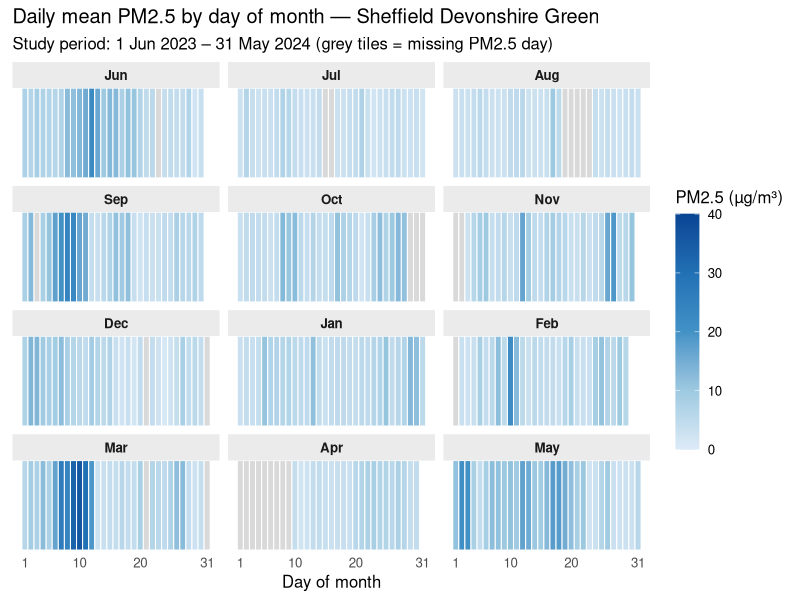
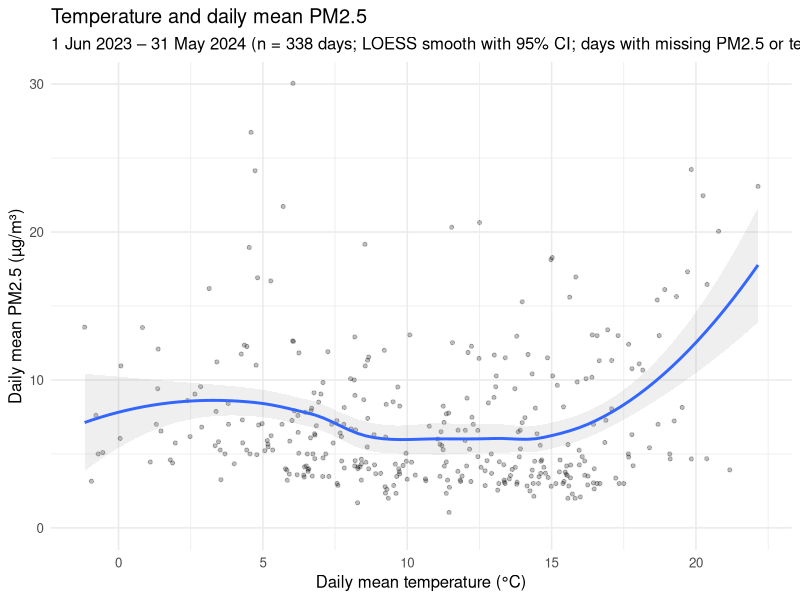
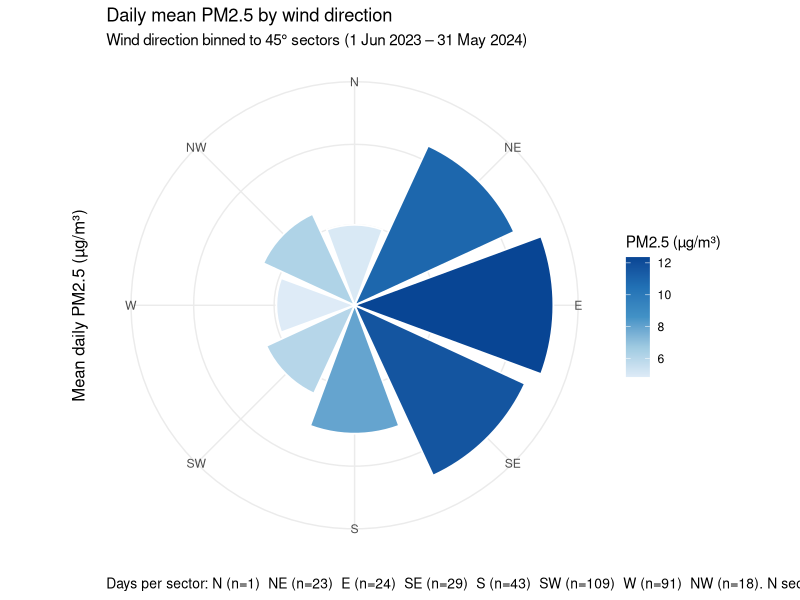
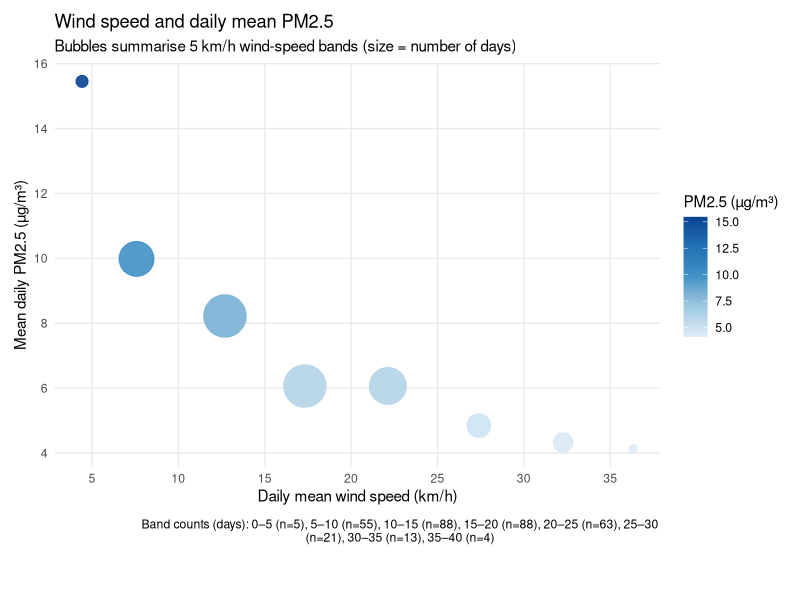
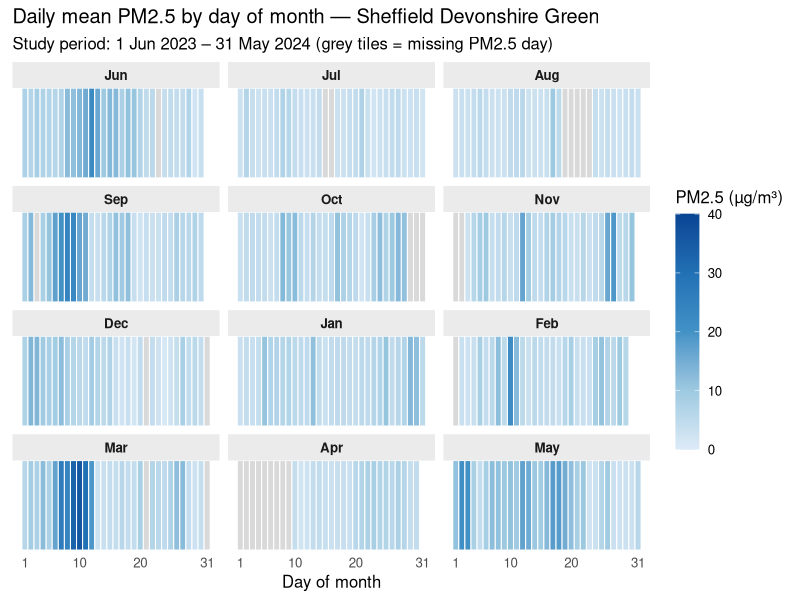
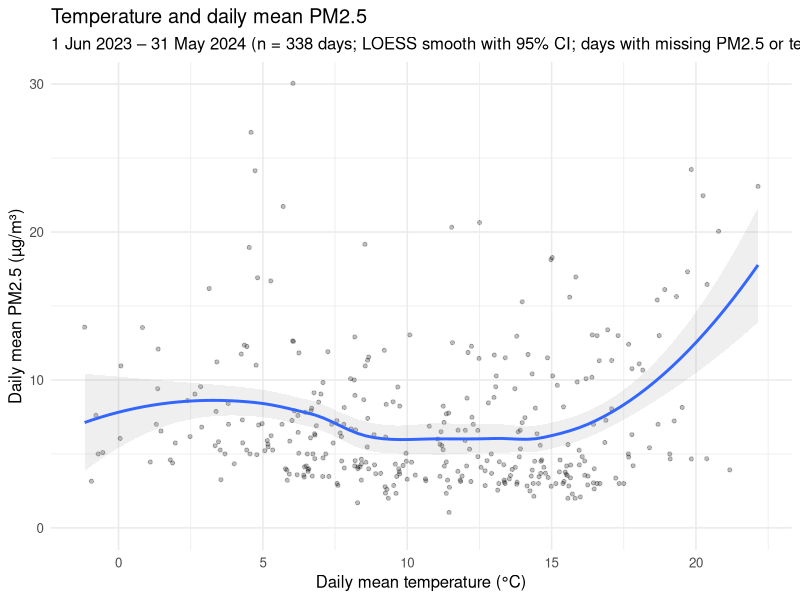
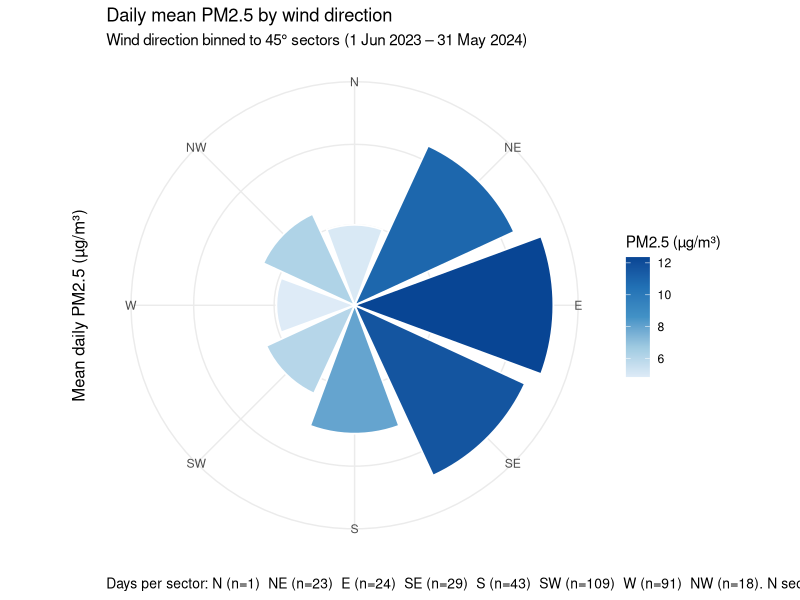
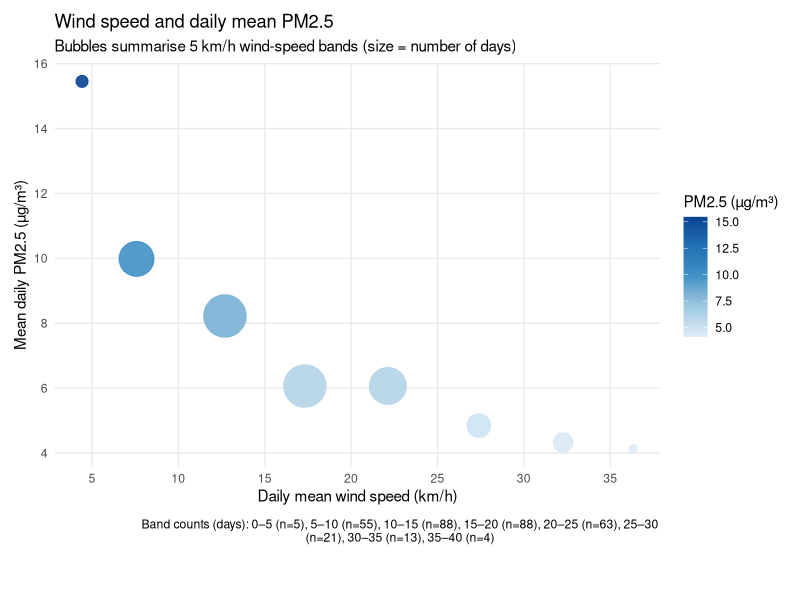

These figures' R source, in order:
#installing and loading packages
install.packages(c("tidyverse", "lubridate", "tidyr", "ggplot2", "viridis","stringr"))

library(tidyverse)
library(lubridate)
library(tidyr)
library(ggplot2)
library(viridis)
library(stringr)
library(patchwork)

#loading datasets
pm_raw <- read_csv("data/sheffieldpm2.5.csv", show_col_types = FALSE)
meteo_raw <- read_csv("data/openmeteo_tempandwind.csv", show_col_types = FALSE)

names(pm_raw)
names(meteo_raw)

#creating a date column (filter and summarise by day)
pm_raw <- pm_raw %>%
  mutate(date = as.Date(DatetimeUtc))

meteo_raw <- meteo_raw %>%
  mutate(date = as.Date(datetime_utc))

range(pm_raw$date)
range(meteo_raw$date)

#keeping only the study period (1 Jun 2023 to 31 May 2024)
start_date <- as.Date("2023-06-01")
end_date   <- as.Date("2024-05-31")

pm_period <- pm_raw %>%
  filter(date >= start_date, date <= end_date)

meteo_period <- meteo_raw %>%
  filter(date >= start_date, date <= end_date)

range(pm_period$date)
range(meteo_period$date)

#convert PM2.5 into daily values (daily mean + daily maximum)
pm_daily <- pm_period %>%
  group_by(date) %>%
  summarise(
    pm25_mean = mean(Value, na.rm = TRUE),
    pm25_max1h = max(Value, na.rm = TRUE),
    .groups = "drop"
  )

nrow(pm_daily)

#convert hourly weather into daily values and join with PM2.5
meteo_daily <- meteo_period %>%
  group_by(date) %>%
  summarise(
    temp_c = mean(temperature_c, na.rm = TRUE),
    wind_kmh = mean(wind_speed_kmh, na.rm = TRUE),
    wind_dir_deg = mean(wind_direction_deg, na.rm = TRUE),
    .groups = "drop"
  )

df_daily <- tibble(date = seq(as.Date("2023-06-01"), as.Date("2024-05-31"), by = "day")) %>%
  left_join(pm_daily, by = "date") %>%
  left_join(meteo_daily, by = "date")

nrow(df_daily)
sum(is.na(df_daily$pm25_mean))

#visualisation 1 (calendar heatmap)
month_order <- c("Jun","Jul","Aug","Sep","Oct","Nov","Dec","Jan","Feb","Mar","Apr","May")

cal_df <- df_daily %>%
  filter(date >= as.Date("2023-06-01"), date <= as.Date("2024-05-31")) %>%
  mutate(
    month = factor(format(date, "%b"), levels = month_order),
    day   = as.integer(format(date, "%d"))
  )

p1 <- ggplot(cal_df, aes(x = day, y = 1, fill = pm25_mean)) +
  geom_tile(color = "white", linewidth = 0.35) +
  facet_wrap(~ month, ncol = 3) +
  scale_fill_gradientn(
    colours  = c("#DEEBF7", "#9ECAE1", "#4292C6", "#2171B5", "#084594"),
    na.value = "grey85",
    limits   = c(0, 40),
    breaks   = seq(0, 40, 10),
    oob      = scales::squish
  ) +
  scale_y_continuous(expand = c(0, 0)) +
  scale_x_continuous(breaks = c(1, 10, 20, 31)) +
  labs(
    title    = "Daily mean PM2.5 by day of month — Sheffield Devonshire Green",
    subtitle = "Study period: 1 Jun 2023 – 31 May 2024 (grey tiles = missing PM2.5 day)",
    x        = "Day of month",
    y        = NULL,
    fill     = "PM2.5 (µg/m³)"
  ) +
  theme_minimal(base_size = 12) +
  theme(
    axis.text.y  = element_blank(),
    axis.ticks.y = element_blank(),
    panel.grid   = element_blank(),
    strip.background = element_rect(fill = "grey92", colour = NA),
    strip.text = element_text(face = "bold"),
    legend.key.height = unit(12, "mm")
  )

p1

#visualisation 2
df_temp <- df_daily %>%
  filter(date >= as.Date("2023-06-01"), date <= as.Date("2024-05-31")) %>%
  filter(!is.na(temp_c), !is.na(pm25_mean))

n_days <- nrow(df_temp)

p2 <- ggplot(df_temp, aes(x = temp_c, y = pm25_mean)) +
  geom_point(alpha = 0.25, size = 1.1) +
  geom_smooth(method = "loess", se = TRUE, linewidth = 1, alpha = 0.15) +
  coord_cartesian(ylim = c(0, 30)) +
  labs(
    title = "Temperature and daily mean PM2.5",
    subtitle = paste0(
      "1 Jun 2023 – 31 May 2024 (n = ", n_days,
      " days; LOESS smooth with 95% CI; days with missing PM2.5 or temperature excluded)"
    ),
    x = "Daily mean temperature (°C)",
    y = "Daily mean PM2.5 (µg/m³)"
  ) +
  theme_minimal(base_size = 12)

p2

#visualisation 3
df_wdir8 <- df_daily %>%
  dplyr::filter(!is.na(wind_dir_deg), !is.na(pm25_mean)) %>%
  dplyr::mutate(
    dir_bin = floor(((wind_dir_deg %% 360) + 22.5) / 45) * 45 %% 360,
    dir_lab = factor(
      dir_bin,
      levels = seq(0, 315, 45),
      labels = c("N","NE","E","SE","S","SW","W","NW")
    )
  ) %>%
  dplyr::group_by(dir_lab) %>%
  dplyr::summarise(
    pm25_mean = mean(pm25_mean, na.rm = TRUE),
    n_days    = dplyr::n(),
    .groups   = "drop"
  )

days_caption <- paste0(
  "Days per sector: ",
  paste0(df_wdir8$dir_lab, " (n=", df_wdir8$n_days, ")", collapse = "  "),
  ". N sector has n=1."
)

p3 <- ggplot(df_wdir8, aes(x = dir_lab, y = pm25_mean, fill = pm25_mean)) +
  geom_col(color = "white", linewidth = 0.6) +
  coord_polar(start = -pi/8) +
  scale_fill_gradientn(
    colours = c("#DEEBF7", "#9ECAE1", "#4292C6", "#2171B5", "#084594")
  ) +
  scale_y_continuous(breaks = seq(0, 15, by = 5)) +
  labs(
    title    = "Daily mean PM2.5 by wind direction",
    subtitle = "Wind direction binned to 45° sectors (1 Jun 2023 – 31 May 2024)",
    x        = NULL,
    y        = "Mean daily PM2.5 (µg/m³)",
    fill     = "PM2.5 (µg/m³)",
    caption  = days_caption
  ) +
  theme_minimal() +
  theme(
    axis.text.y        = element_blank(),
    axis.ticks.y       = element_blank(),
    panel.grid.minor   = element_blank(),
    axis.title.y       = element_text(size = 12, margin = margin(r = 10)),
    plot.caption       = element_text(hjust = 0, size = 10, margin = margin(t = 10))
  )

p3

#visualisation 4
df_band <- df_daily %>%
  filter(!is.na(wind_kmh), !is.na(pm25_mean)) %>%
  filter(wind_kmh >= 0, wind_kmh <= 40) %>%
  mutate(
    wind_band = cut(wind_kmh, breaks = seq(0, 40, by = 5), include.lowest = TRUE)
  )

levels(df_band$wind_band) <- c("0–5","5–10","10–15","15–20","20–25","25–30","30–35","35–40")

df_band_sum <- df_band %>%
  group_by(wind_band) %>%
  summarise(
    wind_mid = mean(wind_kmh, na.rm = TRUE),
    pm_mean  = mean(pm25_mean, na.rm = TRUE),
    n_days   = n(),
    .groups  = "drop"
  )

cap_txt <- paste0(
  "Band counts (days): ",
  paste0(df_band_sum$wind_band, " (n=", df_band_sum$n_days, ")", collapse = ", ")
) %>%
  str_wrap(width = 95)

p4 <- ggplot(df_band_sum, aes(x = wind_mid, y = pm_mean)) +
  geom_point(
    aes(size = n_days, colour = pm_mean),
    alpha = 0.9
  ) +
  scale_colour_gradientn(
    colours = c("#DEEBF7", "#9ECAE1", "#4292C6", "#2171B5", "#084594"),
    name = "PM2.5 (µg/m³)"
  ) +
  scale_size_continuous(range = c(2.5, 14), guide = "none") +  
  scale_x_continuous(breaks = seq(5, 35, by = 5)) +            
  scale_y_continuous(breaks = seq(4, 16, by = 2)) +            
  labs(
    title = "Wind speed and daily mean PM2.5",
    subtitle = "Bubbles summarise 5 km/h wind-speed bands (size = number of days)",
    x = "Daily mean wind speed (km/h)",
    y = "Mean daily PM2.5 (µg/m³)",
    caption = cap_txt
  ) +
  theme_minimal() +
  theme(
    panel.grid.minor = element_blank(),     
    plot.caption.position = "plot",
    plot.caption = element_text(hjust = 0.5, margin = margin(t = 10)),
    plot.margin = margin(t = 10, r = 10, b = 40, l = 10)
  )

p4

#saving the visualisations
dir.create("figures", showWarnings = FALSE)

ggsave("figures/fig1_calendar.png", p1, width = 10, height = 6, dpi = 300)
ggsave("figures/fig2_temp.png",     p2, width = 10, height = 6, dpi = 300)
ggsave("figures/fig3_winddir.png",  p3, width = 10, height = 6, dpi = 300)
ggsave("figures/fig4_windspeed.png",p4, width = 10, height = 6, dpi = 300)

combined <- (p1 | p2) / (p3 | p4)

ggsave("figures/composite.png", combined, width = 14, height = 10, dpi = 300)
ggsave("figures/composite.pdf", combined, width = 14, height = 10)
